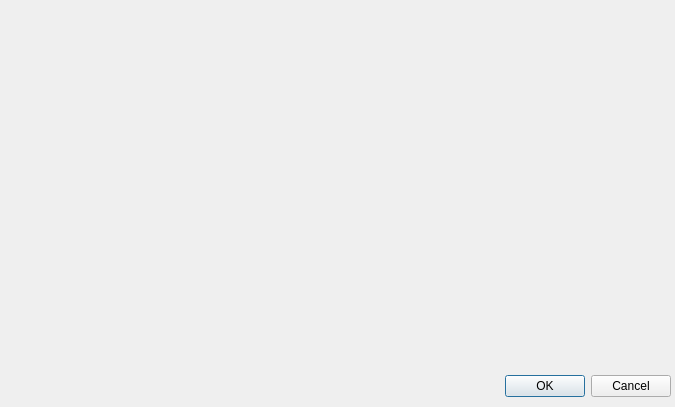
<?xml version="1.0" encoding="UTF-8"?>
<ui version="4.0">
 <class>start</class>
 <widget class="QDialog" name="start">
  <property name="geometry">
   <rect>
    <x>0</x>
    <y>0</y>
    <width>675</width>
    <height>407</height>
   </rect>
  </property>
  <property name="windowTitle">
   <string>Dialog</string>
  </property>
  <widget class="QDialogButtonBox" name="buttonBox">
   <property name="geometry">
    <rect>
     <x>330</x>
     <y>370</y>
     <width>341</width>
     <height>32</height>
    </rect>
   </property>
   <property name="orientation">
    <enum>Qt::Horizontal</enum>
   </property>
   <property name="standardButtons">
    <set>QDialogButtonBox::Cancel|QDialogButtonBox::Ok</set>
   </property>
  </widget>
  <widget class="QLabel" name="label">
   <property name="geometry">
    <rect>
     <x>0</x>
     <y>0</y>
     <width>681</width>
     <height>441</height>
    </rect>
   </property>
   <property name="text">
    <string/>
   </property>
   <property name="pixmap">
    <pixmap>icon/start.PNG</pixmap>
   </property>
   <property name="scaledContents">
    <bool>true</bool>
   </property>
  </widget>
  <zorder>label</zorder>
  <zorder>buttonBox</zorder>
 </widget>
 <resources/>
 <connections>
  <connection>
   <sender>buttonBox</sender>
   <signal>accepted()</signal>
   <receiver>start</receiver>
   <slot>accept()</slot>
   <hints>
    <hint type="sourcelabel">
     <x>248</x>
     <y>254</y>
    </hint>
    <hint type="destinationlabel">
     <x>157</x>
     <y>274</y>
    </hint>
   </hints>
  </connection>
  <connection>
   <sender>buttonBox</sender>
   <signal>rejected()</signal>
   <receiver>start</receiver>
   <slot>reject()</slot>
   <hints>
    <hint type="sourcelabel">
     <x>316</x>
     <y>260</y>
    </hint>
    <hint type="destinationlabel">
     <x>286</x>
     <y>274</y>
    </hint>
   </hints>
  </connection>
 </connections>
</ui>
